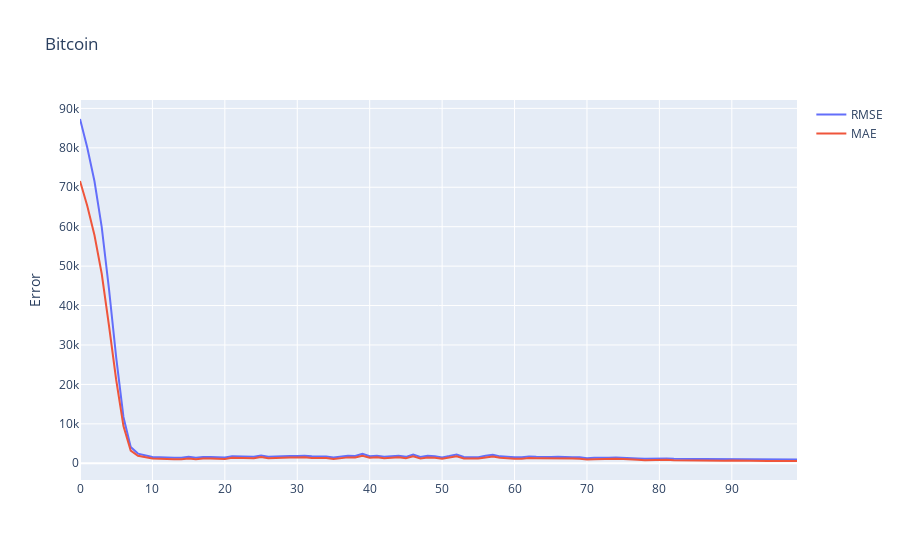

The cell this chart's notebook holds for it:
### Code cell
fig = go.Figure()

fig.add_scatter( x=metrics.index, y=metrics['RMSE'], mode='lines', name="RMSE")
fig.add_scatter( x=metrics.index, y=metrics['MAE'], mode='lines', name="MAE")

fig.update_layout(
    
    yaxis_title='Error',
    title='Bitcoin',
    hovermode="x")
#fig.add_hline(y=957)
fig.show()
